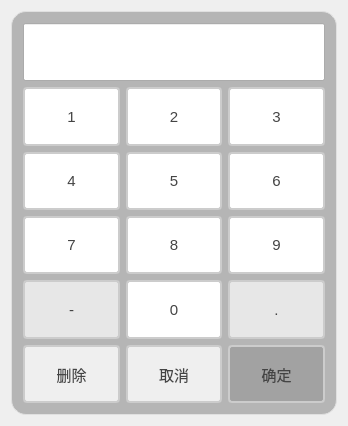
<?xml version="1.0" encoding="UTF-8"?>
<ui version="4.0">
 <class>NumberKeyboardClass</class>
 <widget class="QDialog" name="NumberKeyboardClass">
  <property name="geometry">
   <rect>
    <x>0</x>
    <y>0</y>
    <width>348</width>
    <height>426</height>
   </rect>
  </property>
  <property name="windowTitle">
   <string>NumberKeyboard</string>
  </property>
  <layout class="QHBoxLayout" name="horizontalLayout_6">
   <item>
    <widget class="QGroupBox" name="groupBox">
     <property name="styleSheet">
      <string notr="true">QGroupBox {
    font-size: 20px;
    font-weight: bold;
    background-color: rgb(181, 181, 181);
    border: 1px solid #e0e0e0;
    border-radius: 2px;
	border-radius: 15px
}

QGroupBox::title {
    subcontrol-origin: margin;
    left: 10px;
    padding: 0 5px;
    color: #2c3e50;
}</string>
     </property>
     <property name="title">
      <string/>
     </property>
     <layout class="QVBoxLayout" name="verticalLayout" stretch="1,1,1,1,1,1">
      <item>
       <widget class="QLineEdit" name="lineEdit">
        <property name="sizePolicy">
         <sizepolicy hsizetype="Minimum" vsizetype="Minimum">
          <horstretch>0</horstretch>
          <verstretch>0</verstretch>
         </sizepolicy>
        </property>
        <property name="styleSheet">
         <string notr="true">/* 基础输入框 */
QLineEdit {
    border: 1px solid #AAAAAA;
    border-radius: 3px;
    background: #FFFFFF;
    color: #444444;
    font-size: 14px;
    padding: 6px 12px;
    selection-background-color: #666666;
    selection-color: #FFFFFF;
    min-height: 28px;
}

/* 悬停状态 */
QLineEdit:hover {
    border-color: #888888;
}

/* 焦点状态 */
QLineEdit:focus {
    border-color: #666666;
    box-shadow: 0 2px 4px rgba(0,0,0,0.1);
}

/* 禁用状态 */
QLineEdit:disabled {
    background: #F5F5F5;
    border-color: #DDDDDD;
    color: #AAAAAA;
}

/* 验证状态 */
QLineEdit[state=&quot;error&quot;] {
    border-color: #CC6666;
    background: #FFF5F5;
    border-width: 2px;
}

QLineEdit[state=&quot;warning&quot;] {
    border-color: #FFD700;
    background: #FFF9E6;
}

QLineEdit[state=&quot;success&quot;] {
    border-color: #88AA88;
    background: #F5FFF5;
}

/* 提示文字 */
QLineEdit::placeholder {
    color: #BBBBBB;
    font-style: italic;
}

/* 密码字符 */
QLineEdit[echoMode=&quot;2&quot;] {
    font-family: &quot;Segoe UI Symbol&quot;;
    letter-spacing: 2px;
}

/* 只读状态 */
QLineEdit:read-only {
    background: #F8F8F8;
    border-style: dotted;
}

/* 图标操作按钮 */
QLineEdit#icon-action {
    qproperty-clearButtonEnabled: true;
    padding-right: 32px;
}

QLineEdit::clear-button {
    width: 16px;
    height: 16px;
    image: url(:/icons/close_gray.svg);
}

QLineEdit::clear-button:hover {
    image: url(:/icons/close_gray_hover.svg);
}

/* 搜索框变体 */
QLineEdit[search=&quot;true&quot;] {
    padding-left: 32px;
    border-radius: 16px;
    background-image: url(:/icons/search_gray.svg);
    background-position: 10px center;
    background-repeat: no-repeat;
}

/* 紧凑模式 */
QLineEdit.compact {
    font-size: 13px;
    padding: 4px 8px;
    min-height: 24px;
}

/* 输入动画 */
QLineEdit {
    transition: border-color 0.3s ease, box-shadow 0.3s ease;
}

/* 数值输入指示 */
QLineEdit[input-type=&quot;number&quot;] {
    padding-right: 30px;
}

QLineEdit::up-button, 
QLineEdit::down-button {
    width: 18px;
    background: #F8F8F8;
    border-left: 1px solid #DDDDDD;
}

QLineEdit::up-arrow {
    image: url(:/icons/arrow_up_gray.svg);
}

Q</string>
        </property>
        <property name="text">
         <string/>
        </property>
       </widget>
      </item>
      <item>
       <layout class="QHBoxLayout" name="horizontalLayout">
        <item>
         <widget class="QPushButton" name="pbtn_num1">
          <property name="sizePolicy">
           <sizepolicy hsizetype="Expanding" vsizetype="Expanding">
            <horstretch>0</horstretch>
            <verstretch>0</verstretch>
           </sizepolicy>
          </property>
          <property name="styleSheet">
           <string notr="true">QPushButton {
    padding: 6px 14px;
    border: 2px solid #CCC;
    border-radius: 4px;
    background-color: white;
    color: #444;
    font-size: 15px; 
}

QPushButton:hover {
    border-color: #999;
    background-color: #F5F5F5;
}

QPushButton:pressed {
    border-color: #777;
    background-color: #EEE;
}</string>
          </property>
          <property name="text">
           <string>1</string>
          </property>
         </widget>
        </item>
        <item>
         <widget class="QPushButton" name="pbtn_num2">
          <property name="sizePolicy">
           <sizepolicy hsizetype="Expanding" vsizetype="Expanding">
            <horstretch>0</horstretch>
            <verstretch>0</verstretch>
           </sizepolicy>
          </property>
          <property name="styleSheet">
           <string notr="true">QPushButton {
    padding: 6px 14px;
    border: 2px solid #CCC;
    border-radius: 4px;
    background-color: white;
    color: #444;
    font-size: 15px; 
}

QPushButton:hover {
    border-color: #999;
    background-color: #F5F5F5;
}

QPushButton:pressed {
    border-color: #777;
    background-color: #EEE;
}</string>
          </property>
          <property name="text">
           <string>2</string>
          </property>
         </widget>
        </item>
        <item>
         <widget class="QPushButton" name="pbtn_num3">
          <property name="sizePolicy">
           <sizepolicy hsizetype="Expanding" vsizetype="Expanding">
            <horstretch>0</horstretch>
            <verstretch>0</verstretch>
           </sizepolicy>
          </property>
          <property name="styleSheet">
           <string notr="true">QPushButton {
    padding: 6px 14px;
    border: 2px solid #CCC;
    border-radius: 4px;
    background-color: white;
    color: #444;
    font-size: 15px; 
}

QPushButton:hover {
    border-color: #999;
    background-color: #F5F5F5;
}

QPushButton:pressed {
    border-color: #777;
    background-color: #EEE;
}</string>
          </property>
          <property name="text">
           <string>3</string>
          </property>
         </widget>
        </item>
       </layout>
      </item>
      <item>
       <layout class="QHBoxLayout" name="horizontalLayout_2">
        <item>
         <widget class="QPushButton" name="pbtn_num4">
          <property name="sizePolicy">
           <sizepolicy hsizetype="Expanding" vsizetype="Expanding">
            <horstretch>0</horstretch>
            <verstretch>0</verstretch>
           </sizepolicy>
          </property>
          <property name="styleSheet">
           <string notr="true">QPushButton {
    padding: 6px 14px;
    border: 2px solid #CCC;
    border-radius: 4px;
    background-color: white;
    color: #444;
    font-size: 15px; 
}

QPushButton:hover {
    border-color: #999;
    background-color: #F5F5F5;
}

QPushButton:pressed {
    border-color: #777;
    background-color: #EEE;
}</string>
          </property>
          <property name="text">
           <string>4</string>
          </property>
         </widget>
        </item>
        <item>
         <widget class="QPushButton" name="pbtn_num5">
          <property name="sizePolicy">
           <sizepolicy hsizetype="Expanding" vsizetype="Expanding">
            <horstretch>0</horstretch>
            <verstretch>0</verstretch>
           </sizepolicy>
          </property>
          <property name="styleSheet">
           <string notr="true">QPushButton {
    padding: 6px 14px;
    border: 2px solid #CCC;
    border-radius: 4px;
    background-color: white;
    color: #444;
    font-size: 15px; 
}

QPushButton:hover {
    border-color: #999;
    background-color: #F5F5F5;
}

QPushButton:pressed {
    border-color: #777;
    background-color: #EEE;
}</string>
          </property>
          <property name="text">
           <string>5</string>
          </property>
         </widget>
        </item>
        <item>
         <widget class="QPushButton" name="pbtn_num6">
          <property name="sizePolicy">
           <sizepolicy hsizetype="Expanding" vsizetype="Expanding">
            <horstretch>0</horstretch>
            <verstretch>0</verstretch>
           </sizepolicy>
          </property>
          <property name="styleSheet">
           <string notr="true">QPushButton {
    padding: 6px 14px;
    border: 2px solid #CCC;
    border-radius: 4px;
    background-color: white;
    color: #444;
    font-size: 15px; 
}

QPushButton:hover {
    border-color: #999;
    background-color: #F5F5F5;
}

QPushButton:pressed {
    border-color: #777;
    background-color: #EEE;
}</string>
          </property>
          <property name="text">
           <string>6</string>
          </property>
         </widget>
        </item>
       </layout>
      </item>
      <item>
       <layout class="QHBoxLayout" name="horizontalLayout_3">
        <item>
         <widget class="QPushButton" name="pbtn_num7">
          <property name="sizePolicy">
           <sizepolicy hsizetype="Expanding" vsizetype="Expanding">
            <horstretch>0</horstretch>
            <verstretch>0</verstretch>
           </sizepolicy>
          </property>
          <property name="styleSheet">
           <string notr="true">QPushButton {
    padding: 6px 14px;
    border: 2px solid #CCC;
    border-radius: 4px;
    background-color: white;
    color: #444;
    font-size: 15px; 
}

QPushButton:hover {
    border-color: #999;
    background-color: #F5F5F5;
}

QPushButton:pressed {
    border-color: #777;
    background-color: #EEE;
}</string>
          </property>
          <property name="text">
           <string>7</string>
          </property>
         </widget>
        </item>
        <item>
         <widget class="QPushButton" name="pbtn_num8">
          <property name="sizePolicy">
           <sizepolicy hsizetype="Expanding" vsizetype="Expanding">
            <horstretch>0</horstretch>
            <verstretch>0</verstretch>
           </sizepolicy>
          </property>
          <property name="styleSheet">
           <string notr="true">QPushButton {
    padding: 6px 14px;
    border: 2px solid #CCC;
    border-radius: 4px;
    background-color: white;
    color: #444;
    font-size: 15px; 
}

QPushButton:hover {
    border-color: #999;
    background-color: #F5F5F5;
}

QPushButton:pressed {
    border-color: #777;
    background-color: #EEE;
}</string>
          </property>
          <property name="text">
           <string>8</string>
          </property>
         </widget>
        </item>
        <item>
         <widget class="QPushButton" name="pbtn_num9">
          <property name="sizePolicy">
           <sizepolicy hsizetype="Expanding" vsizetype="Expanding">
            <horstretch>0</horstretch>
            <verstretch>0</verstretch>
           </sizepolicy>
          </property>
          <property name="styleSheet">
           <string notr="true">QPushButton {
    padding: 6px 14px;
    border: 2px solid #CCC;
    border-radius: 4px;
    background-color: white;
    color: #444;
    font-size: 15px; 
}

QPushButton:hover {
    border-color: #999;
    background-color: #F5F5F5;
}

QPushButton:pressed {
    border-color: #777;
    background-color: #EEE;
}</string>
          </property>
          <property name="text">
           <string>9</string>
          </property>
         </widget>
        </item>
       </layout>
      </item>
      <item>
       <layout class="QHBoxLayout" name="horizontalLayout_4">
        <item>
         <widget class="QPushButton" name="pbtn_bar">
          <property name="sizePolicy">
           <sizepolicy hsizetype="Expanding" vsizetype="Expanding">
            <horstretch>0</horstretch>
            <verstretch>0</verstretch>
           </sizepolicy>
          </property>
          <property name="styleSheet">
           <string notr="true">QPushButton {
    padding: 6px 14px;
    border: 2px solid #CCC;
    border-radius: 4px;
    background-color: rgb(231, 231, 231);
    color: #444;
    font-size: 15px; 
}

QPushButton:hover {
    border-color: #999;
    background-color: #F5F5F5;
}

QPushButton:pressed {
    border-color: #777;
    background-color: #EEE;
}</string>
          </property>
          <property name="text">
           <string>-</string>
          </property>
         </widget>
        </item>
        <item>
         <widget class="QPushButton" name="pbtn_num0">
          <property name="sizePolicy">
           <sizepolicy hsizetype="Expanding" vsizetype="Expanding">
            <horstretch>0</horstretch>
            <verstretch>0</verstretch>
           </sizepolicy>
          </property>
          <property name="styleSheet">
           <string notr="true">QPushButton {
    padding: 6px 14px;
    border: 2px solid #CCC;
    border-radius: 4px;
    background-color: white;
    color: #444;
    font-size: 15px; 
}

QPushButton:hover {
    border-color: #999;
    background-color: #F5F5F5;
}

QPushButton:pressed {
    border-color: #777;
    background-color: #EEE;
}</string>
          </property>
          <property name="text">
           <string>0</string>
          </property>
         </widget>
        </item>
        <item>
         <widget class="QPushButton" name="pbtn_point">
          <property name="sizePolicy">
           <sizepolicy hsizetype="Expanding" vsizetype="Expanding">
            <horstretch>0</horstretch>
            <verstretch>0</verstretch>
           </sizepolicy>
          </property>
          <property name="styleSheet">
           <string notr="true">QPushButton {
    padding: 6px 14px;
    border: 2px solid #CCC;
    border-radius: 4px;
    background-color: rgb(231, 231, 231);
    color: #444;
    font-size: 15px; 
}

QPushButton:hover {
    border-color: #999;
    background-color: #F5F5F5;
}

QPushButton:pressed {
    border-color: #777;
    background-color: #EEE;
}</string>
          </property>
          <property name="text">
           <string>.</string>
          </property>
         </widget>
        </item>
       </layout>
      </item>
      <item>
       <layout class="QHBoxLayout" name="horizontalLayout_5">
        <item>
         <widget class="QPushButton" name="pbtn_delete">
          <property name="sizePolicy">
           <sizepolicy hsizetype="Expanding" vsizetype="Expanding">
            <horstretch>0</horstretch>
            <verstretch>0</verstretch>
           </sizepolicy>
          </property>
          <property name="styleSheet">
           <string notr="true">QPushButton {
    padding: 6px 14px;
    border: 2px solid #CCC;
    border-radius: 4px;
    background-color: rgb(239, 239, 239);
    color: #444;
    font-size: 15px; 
}

QPushButton:hover {
    border-color: #999;
    background-color: #F5F5F5;
}

QPushButton:pressed {
    border-color: #777;
    background-color: #EEE;
}</string>
          </property>
          <property name="text">
           <string>删除</string>
          </property>
         </widget>
        </item>
        <item>
         <widget class="QPushButton" name="pbtn_cancel">
          <property name="sizePolicy">
           <sizepolicy hsizetype="Expanding" vsizetype="Expanding">
            <horstretch>0</horstretch>
            <verstretch>0</verstretch>
           </sizepolicy>
          </property>
          <property name="styleSheet">
           <string notr="true">QPushButton {
    padding: 6px 14px;
    border: 2px solid #CCC;
    border-radius: 4px;
    background-color: rgb(239, 239, 239);
    color: #444;
    font-size: 15px; 
}

QPushButton:hover {
    border-color: #999;
    background-color: #F5F5F5;
}

QPushButton:pressed {
    border-color: #777;
    background-color: #EEE;
}</string>
          </property>
          <property name="text">
           <string>取消</string>
          </property>
         </widget>
        </item>
        <item>
         <widget class="QPushButton" name="pbtn_ok">
          <property name="sizePolicy">
           <sizepolicy hsizetype="Expanding" vsizetype="Expanding">
            <horstretch>0</horstretch>
            <verstretch>0</verstretch>
           </sizepolicy>
          </property>
          <property name="styleSheet">
           <string notr="true">QPushButton {
    padding: 6px 14px;
    border: 2px solid #CCC;
    border-radius: 4px;
    background-color: rgb(162, 162, 162);
    color: #444;
    font-size: 15px; 
}

QPushButton:hover {
    border-color: #999;
    background-color: #F5F5F5;
}

QPushButton:pressed {
    border-color: #777;
    background-color: #EEE;
}</string>
          </property>
          <property name="text">
           <string>确定</string>
          </property>
         </widget>
        </item>
       </layout>
      </item>
     </layout>
    </widget>
   </item>
  </layout>
 </widget>
 <layoutdefault spacing="6" margin="11"/>
 <resources/>
 <connections/>
</ui>
